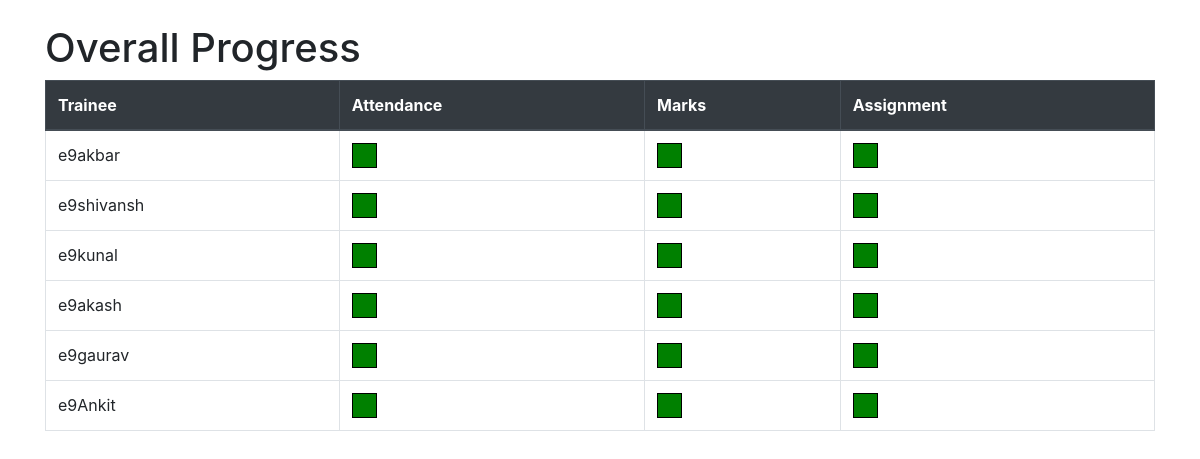
The app's page /overall_progress/ (signed in) with its own data.
### progress_tracker/models.py (models this page shows)
class Trainee(models.Model):
    id = models.AutoField(primary_key=True)
    username = models.CharField(max_length=50)
    name = models.CharField(max_length=100)

### progress_tracker/views.py (the view)
# urls.py: path('overall_progress/', views.overall_progress, name='overall_progress'),
@login_required
def overall_progress(request):
    all_trainees = Trainee.objects.all()
    overall_data = {}
    for trainee in all_trainees:
        progress_reports = ProgressReport.objects.filter(trainee=trainee)
        reports_by_week = {}
        for report in progress_reports:
            if report.week_number not in reports_by_week:
                reports_by_week[report.week_number] = {
                    'attendance': [],
                    'marks': [],
                    'assignment': [],
                }
            reports_by_week[report.week_number]['attendance'].append(report.attendance)
            reports_by_week[report.week_number]['marks'].append(report.marks)
            reports_by_week[report.week_number]['assignment'].append(report.assignment)
        weekly_data = {}
        for week, data in reports_by_week.items():
            weekly_data[week] = {
                'attendance': sum(data['attendance']) / len(data['attendance']),
                'marks': sum(data['marks']) / len(data['marks']),
                'assignment': sum(data['assignment']) / len(data['assignment']),
            }
        overall_data[trainee.username] = weekly_data
    return render(request, 'progress_tracker/overall_progress.html', {'overall_data': overall_data})

### progress_tracker/templates/progress_tracker/overall_progress.html (shortened to what this page needs)
<!DOCTYPE html>
<html lang="en">
<head>
    <link rel="stylesheet" href="https://stackpath.bootstrapcdn.com/bootstrap/4.5.2/css/bootstrap.min.css">
</head>
<body>
    <div class="container mt-4">
        <h1>Overall Progress</h1>
        <table class="table table-bordered">
            <thead class="thead-dark">
                <tr>
                    <th scope="col">Trainee</th>
                    <th scope="col">Attendance</th>
                    <th scope="col">Marks</th>
                    <th scope="col">Assignment</th>
                </tr>
            </thead>
            <tbody>
                {% for username, percentages in overall_data.items %}
                    <tr>
                        <td>{{ username }}</td>
                        <td><div class="green-box" style="opacity: {{ percentages.attendance }};"></div></td>
                        <td><div class="green-box" style="opacity: {{ percentages.marks }};"></div></td>
                        <td><div class="green-box" style="opacity: {{ percentages.assignment }};"></div></td>
                    </tr>
                {% endfor %}
            </tbody>
        </table>
    </div>
</body>
</html>

### progress_tracker/templates/progress_tracker/overall_progress.html (style rules this page uses)
.green-box { width: 25px; height: 25px; background-color: green; border: 1px solid black; }

### records on screen
Trainee: overall_data "e9akbar"
Trainee: overall_data "e9shivansh"
Trainee: overall_data "e9kunal"
Trainee: overall_data "e9akash"
Trainee: overall_data "e9gaurav"
Trainee: overall_data "e9Ankit"
